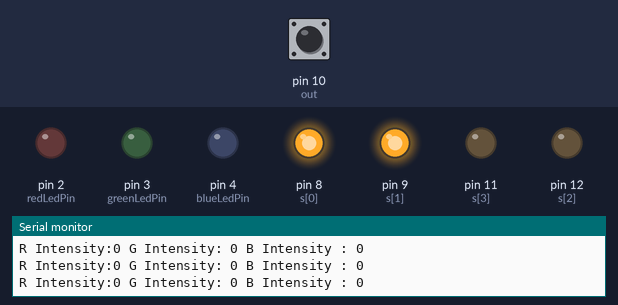
The sketch below on a simulated Arduino Uno, built with avr-gcc and run on an emulated ATmega328P. On the bench: output pins drawn as LEDs (lit = HIGH), the last lines printed to the serial monitor. Inputs (shaded band) come from the test bench; at power-on: pin 10 (out) LOW.

Above: at 13.3 s.
13.4 s: pin 10 (out) pulsed HIGH 5 times (0.12 s each, 0.3 s apart)
At 15.5 s:
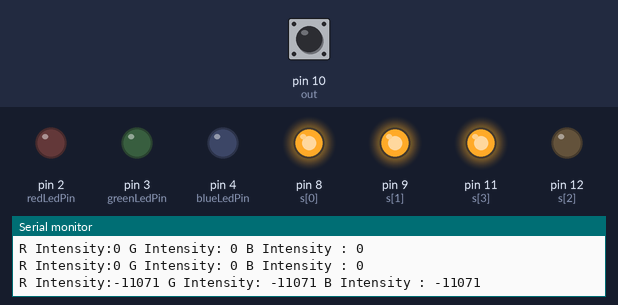
At 19.5 s:
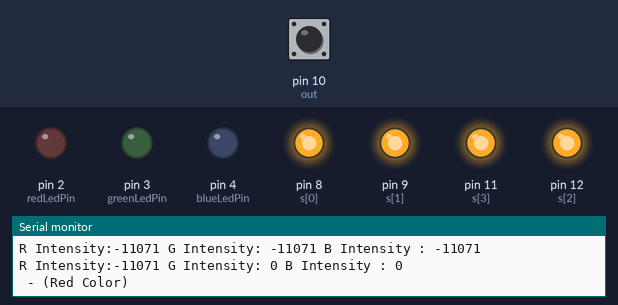
Timing chart, 0 to 24.2 s (numbered marks = the images above; inputs shaded):
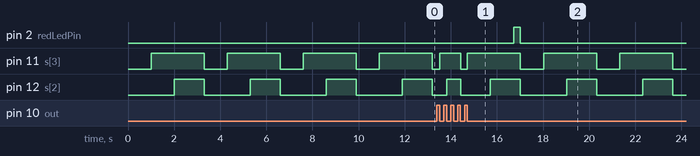

Measured:
- after the input at 13.4 s, pin 2 (redLedPin): LOW → HIGH after 3.3 s, → LOW 0.30 s later
- by itself, pin 11 (s[3]): alternates HIGH for 2.3 s and LOW for 1.0 s
- by itself, pin 12 (s[2]): alternates HIGH for 1.3 s and LOW for 2.0 s

The sketch:

ColorSensor.ino
```cpp
const int out = 10, redLedPin = 2, greenLedPin = 3, blueLedPin = 4, s[4] = {8, 9, 12, 11};
int redValue = 0, greenValue = 0, blueValue = 0;

void setup()
{
    Serial.begin(9600);
    for (int i = 0; i < 4; i++)
    {
        pinMode(s[i], OUTPUT);
    }
    pinMode(out, INPUT);
    pinMode(redLedPin, OUTPUT);
    pinMode(greenLedPin, OUTPUT);
    pinMode(blueLedPin, OUTPUT);
    digitalWrite(s[0], HIGH);
    digitalWrite(s[1], HIGH);
}

void loop()
{
    updateColors();
    Serial.print("R Intensity:");
    Serial.print(redValue, DEC);
    Serial.print(" G Intensity: ");
    Serial.print(greenValue, DEC);
    Serial.print(" B Intensity : ");
    Serial.print(blueValue, DEC);
    Serial.println();

    if (redValue < blueValue && redValue < greenValue)
    {
        Serial.println(" - (Red Color)");
        digitalWrite(redLedPin, HIGH);
    }
    else if (blueValue < redValue && blueValue < greenValue)
    {
        Serial.println(" - (Blue Color)");
        digitalWrite(blueLedPin, HIGH);
    }
    else if (greenValue < redValue && greenValue < blueValue)
    {
        Serial.println(" - (Green Color)");
        digitalWrite(greenLedPin, HIGH);
    }
    delay(300);
    digitalWrite(redLedPin, LOW);
    digitalWrite(greenLedPin, LOW);
    digitalWrite(blueLedPin, LOW);
}

void updateColors()
{
    // Red filter
    digitalWrite(s[2], LOW);
    digitalWrite(s[3], LOW);
    redValue = pulseIn(out, HIGH);
    // Blue filter
    digitalWrite(s[3], HIGH);
    blueValue = pulseIn(out, HIGH);
    // Green filter
    digitalWrite(s[2], HIGH);
    greenValue = pulseIn(out, HIGH);
}
```
